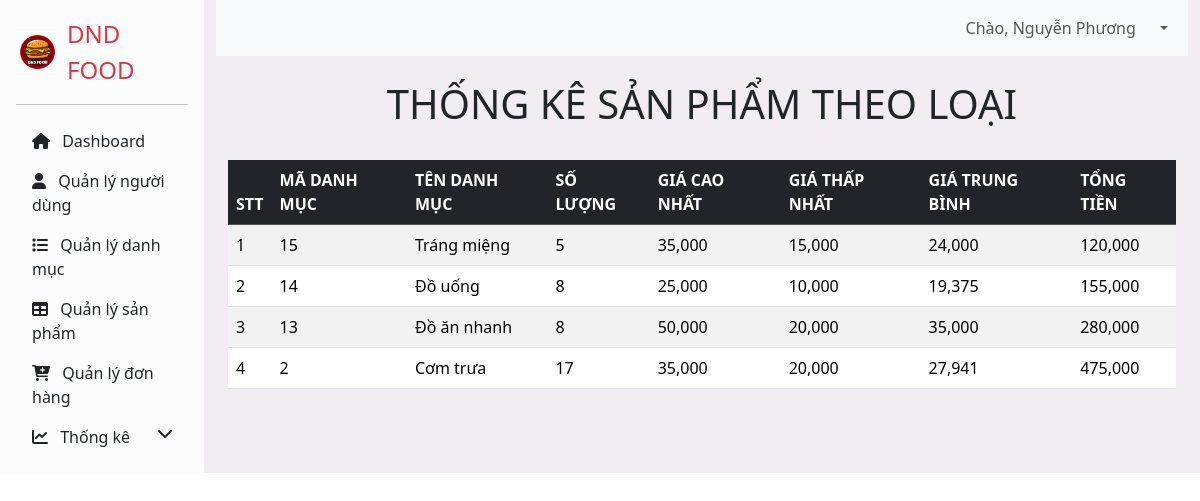
The app's page /controller/index.php?act=statistical (signed in) with its own data.
### tables this page shows
CREATE TABLE `category` (
  `category_id` int NOT NULL,
  `category_name` varchar(255) NOT NULL
);

### model/PDO.php (called while the page is built, shortened)
<?php
function pdo_get_connection()
{
    $dburl = "mysql:host=localhost;dbname=duan1_cuoimuon;charset=utf8";
    $usename = "root";
    $password = "";
    $conn = new PDO($dburl, $usename, $password);
    $conn->setAttribute(PDO::ATTR_ERRMODE, PDO::ERRMODE_EXCEPTION);
    return $conn;
}
function pdo_query($sql)
{
    $sql_args = array_slice(func_get_args(), 1);
    try {
        $conn = pdo_get_connection();
        $stmt = $conn->prepare($sql);
        $stmt->execute($sql_args);
        $rows = $stmt->fetchAll(PDO::FETCH_ASSOC);
        return $rows;
    } catch (PDOException $e) {
        throw $e;
    } finally {
        unset($conn);
    }
}

### model/statistical.php (called while the page is built, shortened)
<?php
function loadall_thongke($kyw = "") {
  $sql = "SELECT category.category_id AS madm, category.category_name AS tendm,
                  COUNT(product.product_id) AS countsp,
                  MIN(product.product_sale_price) AS minprice,
                  MAX(product.product_sale_price) AS maxprice,
                  AVG(product.product_sale_price) AS avgprice,
                  SUM(product.product_sale_price) AS sumprice";
  $sql .= " FROM product";
  $sql .= " LEFT JOIN category ON category.category_id = product.category_id";
  $sql .= " WHERE 1";
  $sql .= " GROUP BY category.category_id";
  $sql .= " ORDER BY category.category_id DESC";
  $listtk = pdo_query($sql);
  return $listtk;
}

### controller/statisticalController/listStatistical.php (the view, shortened to what this page needs)
<main class="container">
    <div class="row my-4">
        <div class="col">
            <h1 class="text-center">THỐNG KÊ SẢN PHẨM THEO LOẠI</h1>
        </div>
    </div>
    <div class="row">
        <div class="col">
            <div class="table-responsive">
                <table class="table table-striped table-hover">
                    <thead class="table-dark">
                        <tr>
                            <th scope="col">STT</th>
                            <th scope="col">MÃ DANH MỤC</th>
                            <th scope="col">TÊN DANH MỤC</th>
                            <th scope="col">SỐ LƯỢNG</th>
                            <th scope="col">GIÁ CAO NHẤT</th>
                            <th scope="col">GIÁ THẤP NHẤT</th>
                            <th scope="col">GIÁ TRUNG BÌNH</th>
                            <th scope="col">TỔNG TIỀN</th>
                        </tr>
                    </thead>
                    <tbody>
                        <?php $count = 1;
                        foreach ($listthongke as $thongke) {
                            echo '<tr>
                                    <td>'.$count.'</td>
                                    <td>'.$thongke['madm'].'</td>
                                    <td>'.$thongke['tendm'].'</td>
                                    <td>'.$thongke['countsp'].'</td>
                                    <td>'.number_format($thongke['maxprice']).'</td>
                                    <td>'.number_format($thongke['minprice']).'</td>
                                    <td>'.number_format($thongke['avgprice']).'</td>
                                    <td>'.number_format($thongke['sumprice']).'</td>
                                  </tr>';
                            $count++;
                        }
                        ?>
                    </tbody>
                </table>
            </div>
        </div>
    </div>
    </div>

### controller/header.php (style rules this page uses)
main { background-color: rgb(242, 237, 243); }

### records on screen
category: category_id "15", category_name "Tráng miệng", countsp "5", maxprice "35,000", minprice "15,000", avgprice "24,000", sumprice "120,000"
category: category_id "14", category_name "Đồ uống", countsp "8", maxprice "25,000", minprice "10,000", avgprice "19,375", sumprice "155,000"
category: category_id "13", category_name "Đồ ăn nhanh", countsp "8", maxprice "50,000", minprice "20,000", avgprice "35,000", sumprice "280,000"
category: category_id "2", category_name "Cơm trưa", countsp "17", maxprice "35,000", minprice "20,000", avgprice "27,941", sumprice "475,000"

### other values on screen
$_SESSION['user']['full_name'] "Nguyễn Phương"
